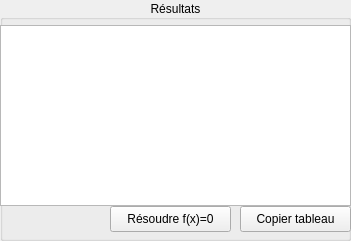
     <widget class="QGroupBox" name="groupBox_14">
      <property name="geometry">
       <rect>
        <x>0</x>
        <y>340</y>
        <width>351</width>
        <height>241</height>
       </rect>
      </property>
      <property name="title">
       <string>Résultats</string>
      </property>
      <property name="alignment">
       <set>Qt::AlignCenter</set>
      </property>
      <widget class="QPushButton" name="pushButton_Calculer_methodesEqtNonLineaire">
       <property name="geometry">
        <rect>
         <x>110</x>
         <y>206</y>
         <width>121</width>
         <height>26</height>
        </rect>
       </property>
       <property name="cursor">
        <cursorShape>PointingHandCursor</cursorShape>
       </property>
       <property name="mouseTracking">
        <bool>true</bool>
       </property>
       <property name="toolTip">
        <string/>
       </property>
       <property name="whatsThis">
        <string>Calcul de l'intégral</string>
       </property>
       <property name="layoutDirection">
        <enum>Qt::RightToLeft</enum>
       </property>
       <property name="locale">
        <locale language="Arabic" country="Algeria"/>
       </property>
       <property name="text">
        <string>Résoudre f(x)=0</string>
       </property>
      </widget>
      <widget class="QTableWidget" name="tableWidget_donnees_eqtnonlineaire">
       <property name="geometry">
        <rect>
         <x>0</x>
         <y>25</y>
         <width>351</width>
         <height>181</height>
        </rect>
       </property>
      </widget>
      <widget class="QPushButton" name="pushButton_Copier_TableauEqtNonLineaire">
       <property name="geometry">
        <rect>
         <x>240</x>
         <y>206</y>
         <width>111</width>
         <height>26</height>
        </rect>
       </property>
       <property name="cursor">
        <cursorShape>PointingHandCursor</cursorShape>
       </property>
       <property name="mouseTracking">
        <bool>true</bool>
       </property>
       <property name="toolTip">
        <string/>
       </property>
       <property name="whatsThis">
        <string>Calcul de l'intégral</string>
       </property>
       <property name="layoutDirection">
        <enum>Qt::RightToLeft</enum>
       </property>
       <property name="locale">
        <locale language="Arabic" country="Algeria"/>
       </property>
       <property name="text">
        <string>Copier tableau</string>
       </property>
      </widget>
     </widget>
